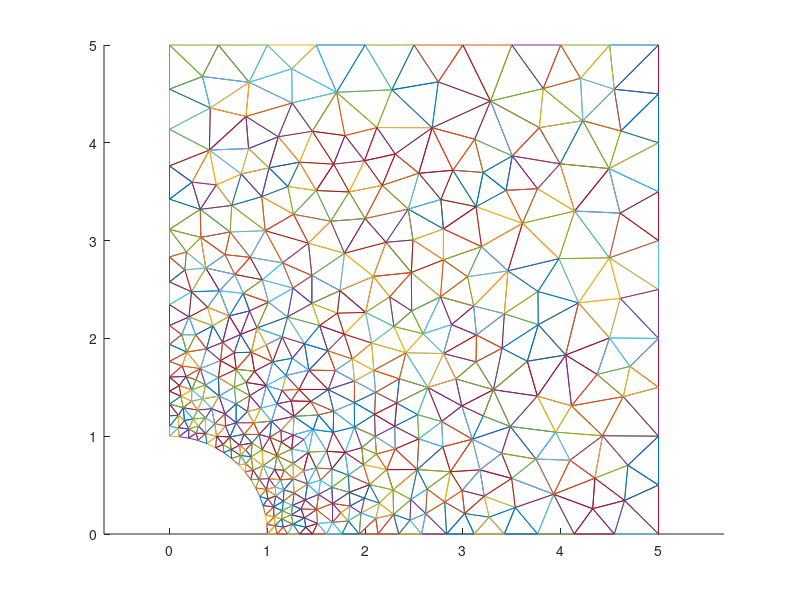

Source code (MATLAB):
 %----------- Description ---------
% Transfer Mesh from GMSH to Matlab
%---------------------------------
% Written by 
% Shah, 18 November 2011

clc
clear all
close all

load Elements.txt
load Nodes.txt

nrelm=size(Elements,1);
nnod=size(Nodes,1);

Edof=zeros(nrelm,4);
Ex=zeros(nrelm,3); Ey=Ex; Ez=Ex;
Edof(:,1)=sort(1:nrelm);
Elm(:,1)=sort(1:nrelm);

for i=1:nrelm
    Edof(i,2:7)=[2*Elements(i,6)-1 Elements(i,6)*2 2*Elements(i,7)-1 ...
        Elements(i,7)*2 2*Elements(i,8)-1 2*Elements(i,8)];  
    Elm(i,2:4)=Elements(i,6:8);  
    Ex(i,:)=[Nodes(Elm(i,2),2) Nodes(Elm(i,3),2) Nodes(Elm(i,4),2)];
    Ey(i,:)=[Nodes(Elm(i,2),3) Nodes(Elm(i,3),3) Nodes(Elm(i,4),3)];
    Ez(i,:)=[Nodes(Elm(i,2),4) Nodes(Elm(i,3),4) Nodes(Elm(i,4),4)];    
end

nrdof=max(max(Edof));


figure(1);
hold on;
for i=1:length(Edof(:,1));
    plot(Ex(i,[1:end 1]),Ey(i,[1:end 1]));
end
axis equal
